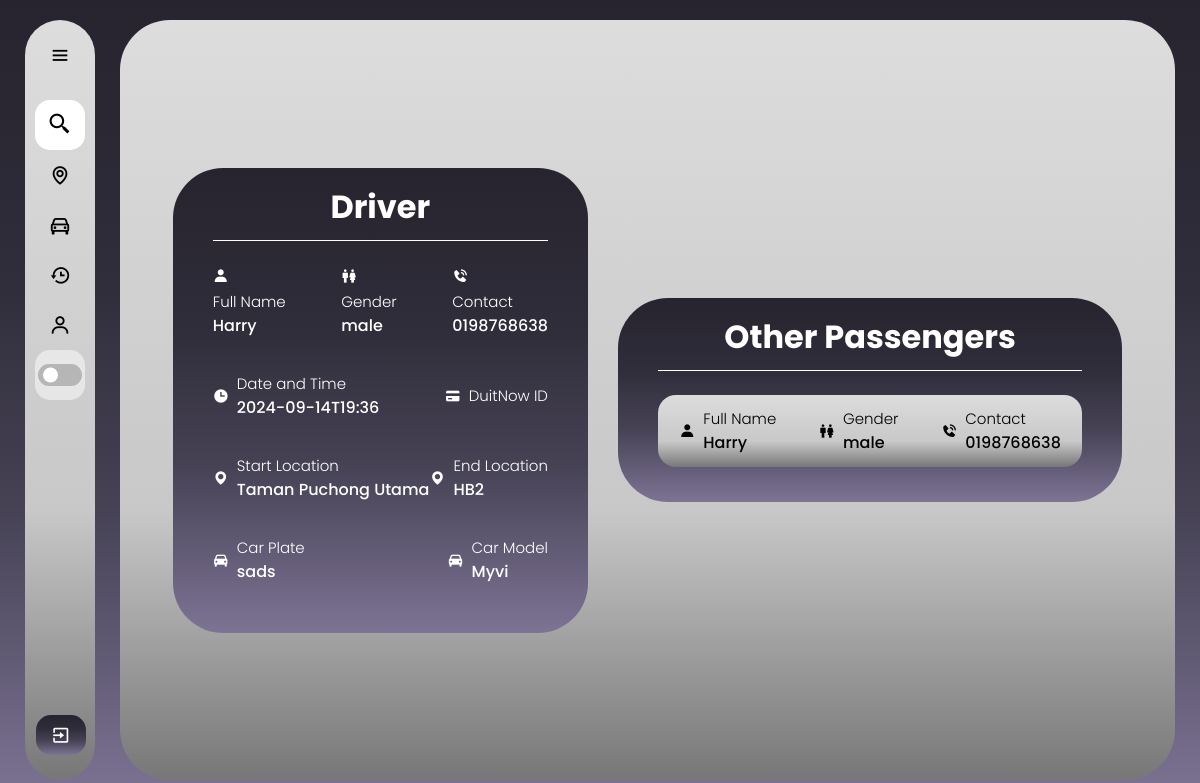
/match_drivers/2 (signed in), run on an earlier commit of the app's database.
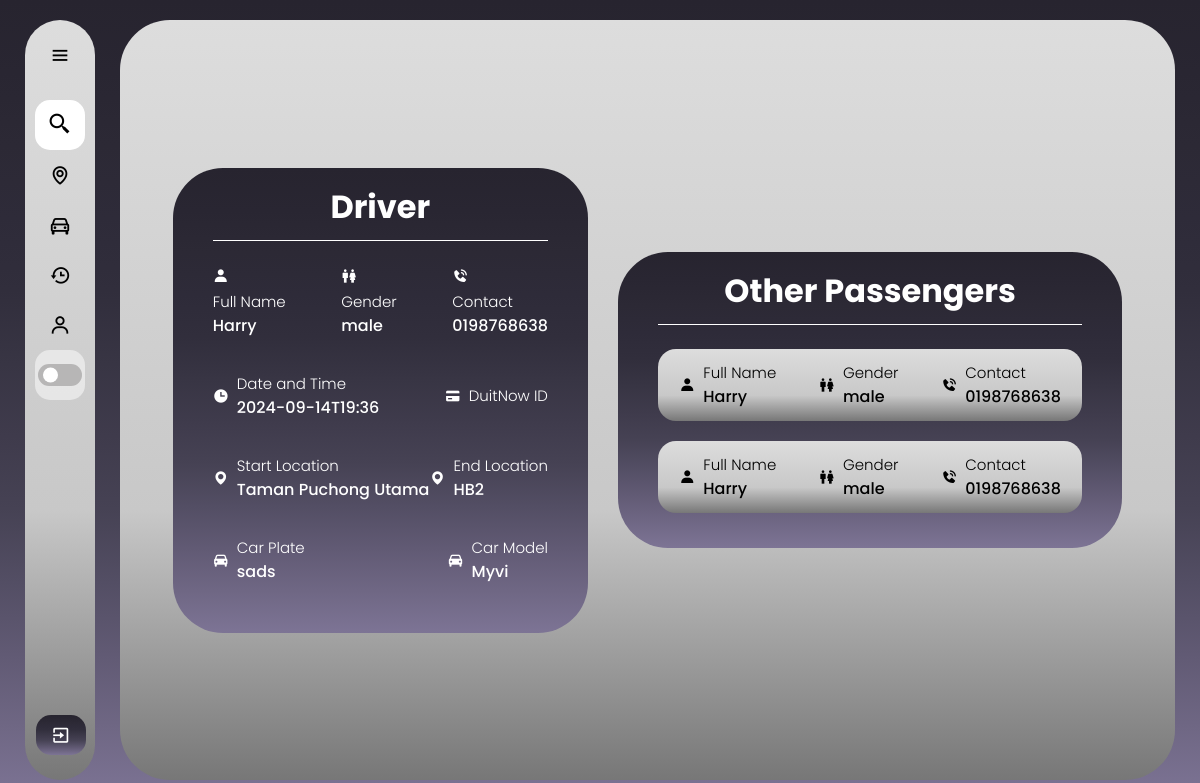
And on a later commit of the database.
### web/models.py (models this page shows)
class PassengerMatch(db.Model):
    id = db.Column(db.Integer, primary_key=True)
    passenger_id = db.Column(db.Integer, db.ForeignKey('user.id'), nullable=False)
    driver_id = db.Column(db.Integer, db.ForeignKey('rides.id'), nullable=False)
    payment_proof_id = db.Column(db.Integer, db.ForeignKey('payment_proof.id'), nullable=True)
    status = db.Column(db.String(20), nullable=False, default='APPROVING')
    passenger = db.relationship('User', foreign_keys=[passenger_id], backref='matches_as_passenger')
    driver = db.relationship('Rides', foreign_keys=[driver_id], backref='matches_as_driver')
    payment_proof = db.relationship('PaymentProof', backref='matches', lazy=True)

class Profile(db.Model):
    id = db.Column(db.Integer, primary_key=True)
    fullName = db.Column(db.String(150))
    gender = db.Column(db.String(100), nullable=False)
    birthyear=db.Column(db.String(15), nullable=False)
    contact = db.Column(db.String(15), nullable=False)
    birthyear = db.Column(db.String(15), nullable=False)
    profile_pic = db.Column(db.String(200), default="default.jpg")
    is_approved = db.Column(db.Boolean, default=False)  # Added for moderation
    user_id = db.Column(db.Integer, db.ForeignKey('user.id'), nullable=False)
    birthyear = db.Column(db.String(15), nullable=False)

### web/routes.py (the view)
@bp.route('/match_drivers/<int:driver_id>')
@login_required
def match_drivers(driver_id):
    profile = Profile.query.filter_by(user_id=current_user.id).first()
    driver = Rides.query.get_or_404(driver_id)
    profiles = Profile.query.all()
    profile_dict = {profile.user_id: profile for profile in profiles}
    passengers = PassengerMatch.query.filter_by(driver_id=driver_id, status='IN PROGRESS' ).all()
    passengers_approving = PassengerMatch.query.filter_by(driver_id=driver_id, status='APPROVING' ).all()
    passengers_completed = PassengerMatch.query.filter_by(driver_id=driver_id, status='COMPLETED' ).all()
    passengers_confirmed = PassengerMatch.query.filter_by(driver_id=driver_id, status='confirm' ).all()
    return render_template('match_driver.html',
                           driver=driver,
                            passengers=passengers,
                            profile_dict=profile_dict,
                            profile=profile,
                            passengers_approving=passengers_approving,
                            passengers_completed=passengers_completed,
                            passengers_confirmed=passengers_confirmed)

### web/templates/match_driver.html (shortened to what the changed rows need)
{% extends "base_passenger.html" %}
{% block content %}
<!DOCTYPE html>
<html lang="en">
<head>
    <link rel="stylesheet" href="../static/match_driver.css">
    <link href='https://unpkg.com/boxicons@2.1.4/css/boxicons.min.css' rel='stylesheet'>
</head>
<body>
    <div class="container">
        <div class="size">
            <div class="box">
                <div class="driver">
                    <div class="header">
                        <h1>Driver</h1>
                    </div>
                    <div class="details">
                        <div class="row">
                            <div class="info">
                                <i class='bx bxs-user'></i>
                                <h3>Full Name</h3>
                                <p>{{ profile_dict[driver.user_id].fullName }}</p>
                            </div>
                            <div class="info">
                                <i class='bx bx-male-female'></i>
                                <h3>Gender</h3>
                                <p>{{ profile_dict[driver.user_id].gender }}</p>
                            </div>
                            <div class="info">
                                <i class='bx bxs-phone-call'></i>
                                <h3>Contact</h3>
                                <p>{{ profile_dict[driver.user_id].contact }}</p>
                            </div>
                        </div>
                    </div>
                </div>
                <div class="passenger">
                    <div class="header">
                        <h1>Other Passengers</h1>
                    </div>
                    <div class="details">
                        {% for passenger in passengers %}
                        <div class="seperate">
                            <div class="info_left-right">
                                <i class='bx bxs-user'></i>
                                <div class="info_up-down">
                                    <h3>Full Name</h3>
                                    <p>{{ profile_dict[passenger.passenger_id].fullName }}</p>
                                </div>
                            </div>
                            <div class="info_left-right">
                                <i class='bx bx-male-female'></i>
                                <div class="info_up-down">
                                    <h3>Gender</h3>
                                    <p>{{ profile_dict[passenger.passenger_id].gender }}</p>
                                </div>
                            </div>
                            <div class="info_left-right">
                                <i class='bx bxs-phone-call'></i>
                                <div class="info_up-down">
                                    <h3>Contact</h3>
                                    <p>{{ profile_dict[passenger.passenger_id].contact }}</p>
                                </div>
                            </div>
                        </div>
                        {% endfor %}
                        {% for passenger in passengers_confirmed %}
                        <div class="seperate">
                            <div class="info_left-right">
                                <i class='bx bxs-user'></i>
                                <div class="info_up-down">
                                    <h3>Full Name</h3>
                                    <p>{{ profile_dict[passenger.passenger_id].fullName }}</p>
                                </div>
                            </div>
                            <div class="info_left-right">
                                <i class='bx bx-male-female'></i>
                                <div class="info_up-down">
                                    <h3>Gender</h3>
                                    <p>{{ profile_dict[passenger.passenger_id].gender }}</p>
                                </div>
                            </div>
                            <div class="info_left-right">
                                <i class='bx bxs-phone-call'></i>
                                <div class="info_up-down">
                                    <h3>Contact</h3>
                                    <p>{{ profile_dict[passenger.passenger_id].contact }}</p>
                                </div>
                            </div>
                        </div>
                        {% endfor %}
                    </div>
                </div>
            </div>
        </div>
    </div>
</body>
</html>
{% endblock %}

What changed in the data, as far as the page shows it:
now on this page (row edited): PassengerMatch: {{ profile_dict[passenger.passenger_id].fullName }} "Harry", {{ profile_dict[passenger.passenger_id].gender }} "male", {{ profile_dict[passenger.passenger_id].contact }} "0198768638", shown under "Other Passengers"
